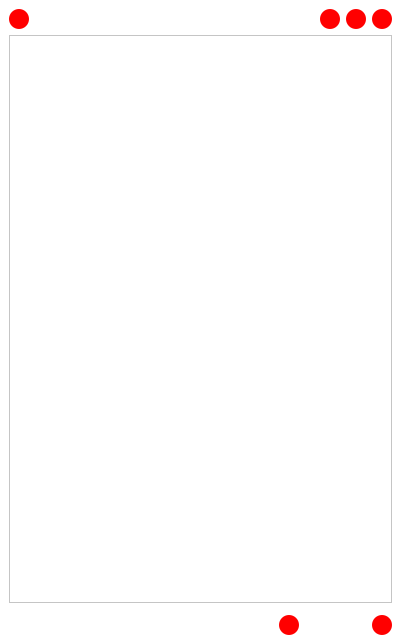
<?xml version="1.0" encoding="UTF-8"?>
<ui version="4.0">
 <class>NotesMainWindow</class>
 <widget class="QMainWindow" name="NotesMainWindow">
  <property name="geometry">
   <rect>
    <x>0</x>
    <y>0</y>
    <width>401</width>
    <height>644</height>
   </rect>
  </property>
  <property name="maximumSize">
   <size>
    <width>1000</width>
    <height>1050</height>
   </size>
  </property>
  <property name="windowTitle">
   <string>notes</string>
  </property>
  <property name="layoutDirection">
   <enum>Qt::LeftToRight</enum>
  </property>
  <property name="styleSheet">
   <string notr="true">background-color: white;</string>
  </property>
  <widget class="QWidget" name="main_widget">
   <layout class="QVBoxLayout" name="verticalLayout">
    <item>
     <layout class="QHBoxLayout" name="up_buttons_bar">
      <property name="topMargin">
       <number>0</number>
      </property>
      <property name="bottomMargin">
       <number>0</number>
      </property>
      <item>
       <widget class="QPushButton" name="up_btn4">
        <property name="styleSheet">
         <string notr="true"> background-color: red;
 border-style: solid;
 border-width:1px;
 border-radius:10px;
 border: none;
 max-width:20px;
 max-height:20px;
 min-width:20px;
 min-height:20px;</string>
        </property>
        <property name="text">
         <string/>
        </property>
       </widget>
      </item>
      <item>
       <spacer name="up_button_spacer">
        <property name="orientation">
         <enum>Qt::Horizontal</enum>
        </property>
        <property name="sizeHint" stdset="0">
         <size>
          <width>40</width>
          <height>20</height>
         </size>
        </property>
       </spacer>
      </item>
      <item>
       <widget class="QPushButton" name="up_btn3">
        <property name="styleSheet">
         <string notr="true"> background-color: red;
 border-style: solid;
 border-width:1px;
 border-radius:10px;
 border: none;
 max-width:20px;
 max-height:20px;
 min-width:20px;
 min-height:20px;</string>
        </property>
        <property name="text">
         <string/>
        </property>
       </widget>
      </item>
      <item>
       <widget class="QPushButton" name="up_btn2">
        <property name="styleSheet">
         <string notr="true"> background-color: red;
 border-style: solid;
 border-width:1px;
 border-radius:10px;
 border: none;
 max-width:20px;
 max-height:20px;
 min-width:20px;
 min-height:20px;</string>
        </property>
        <property name="text">
         <string/>
        </property>
       </widget>
      </item>
      <item>
       <widget class="QPushButton" name="up_btn1">
        <property name="styleSheet">
         <string notr="true"> background-color: red;
 border-style: solid;
 border-width:1px;
 border-radius:10px;
 border: none;
 max-width:20px;
 max-height:20px;
 min-width:20px;
 min-height:20px;</string>
        </property>
        <property name="text">
         <string/>
        </property>
       </widget>
      </item>
     </layout>
    </item>
    <item>
     <layout class="QGridLayout" name="central_space">
      <item row="1" column="0">
       <widget class="QTextEdit" name="frst_text">
        <property name="styleSheet">
         <string notr="true">QScrollBar:vertical {
	display: none;
}</string>
        </property>
       </widget>
      </item>
      <item row="2" column="0">
       <widget class="QWidget" name="widget" native="true"/>
      </item>
     </layout>
    </item>
    <item>
     <layout class="QHBoxLayout" name="down_buttons_bar">
      <item>
       <spacer name="horizontalSpacer_3">
        <property name="orientation">
         <enum>Qt::Horizontal</enum>
        </property>
        <property name="sizeHint" stdset="0">
         <size>
          <width>40</width>
          <height>20</height>
         </size>
        </property>
       </spacer>
      </item>
      <item>
       <layout class="QGridLayout" name="left_space"/>
      </item>
      <item>
       <spacer name="horizontalSpacer_5">
        <property name="orientation">
         <enum>Qt::Horizontal</enum>
        </property>
        <property name="sizeHint" stdset="0">
         <size>
          <width>40</width>
          <height>20</height>
         </size>
        </property>
       </spacer>
      </item>
      <item>
       <layout class="QGridLayout" name="right_space"/>
      </item>
      <item>
       <spacer name="horizontalSpacer_6">
        <property name="orientation">
         <enum>Qt::Horizontal</enum>
        </property>
        <property name="sizeHint" stdset="0">
         <size>
          <width>40</width>
          <height>20</height>
         </size>
        </property>
       </spacer>
      </item>
      <item>
       <spacer name="horizontalSpacer_4">
        <property name="orientation">
         <enum>Qt::Horizontal</enum>
        </property>
        <property name="sizeHint" stdset="0">
         <size>
          <width>40</width>
          <height>20</height>
         </size>
        </property>
       </spacer>
      </item>
      <item>
       <widget class="QPushButton" name="down_btn2">
        <property name="styleSheet">
         <string notr="true"> background-color: red;
 border-style: solid;
 border-width:1px;
 border-radius:10px;
 border: none;
 max-width:20px;
 max-height:20px;
 min-width:20px;
 min-height:20px;</string>
        </property>
        <property name="text">
         <string/>
        </property>
       </widget>
      </item>
      <item>
       <spacer name="down_btn_space">
        <property name="orientation">
         <enum>Qt::Horizontal</enum>
        </property>
        <property name="sizeHint" stdset="0">
         <size>
          <width>40</width>
          <height>20</height>
         </size>
        </property>
       </spacer>
      </item>
      <item>
       <widget class="QPushButton" name="down_btn1">
        <property name="styleSheet">
         <string notr="true"> background-color: red;
 border-style: solid;
 border-width:1px;
 border-radius:10px;
 border: none;
 max-width:20px;
 max-height:20px;
 min-width:20px;
 min-height:20px;</string>
        </property>
        <property name="text">
         <string/>
        </property>
       </widget>
      </item>
     </layout>
    </item>
   </layout>
  </widget>
 </widget>
 <resources/>
 <connections/>
</ui>
